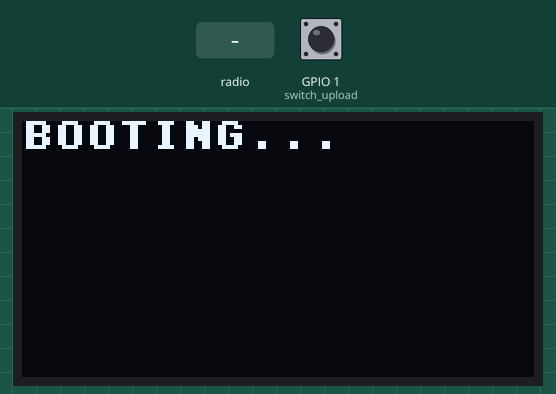
Simulated run of this program. Board: ESP32 board running MicroPython. Shown: 128×64 one-colour display. Inputs (shaded band) come from the test bench; at power-on: GPIO 1 (switch_upload) HIGH. Files the program writes start out absent; no radio messages arrive unless stated (any console line starting 'radio sent:' is added by the test bench); threads take turns every 2 ms; files that are not in the repository are absent; library files of the repository ran but are not shown: ssd1306.py; what the program prints to the serial console is not drawn.

Above: at 0.1 s.
At 2.7 s:
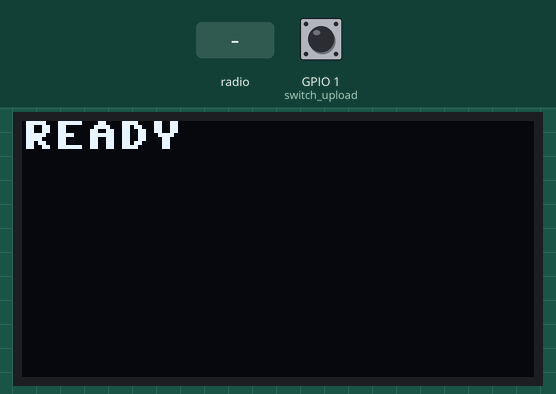
At 4.8 s:
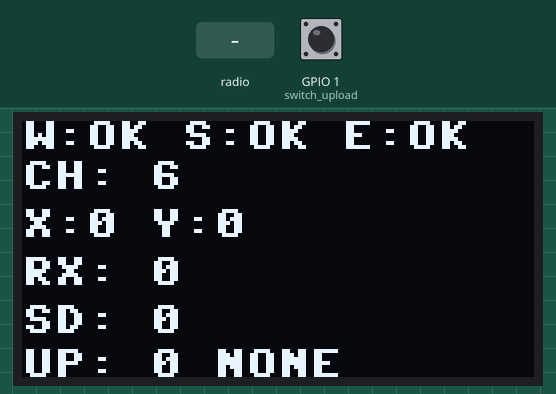
4.9 s: radio message "DISCOVER" arrives
Timing chart, 0 to 7.9 s (numbered marks = the images above; inputs shaded):
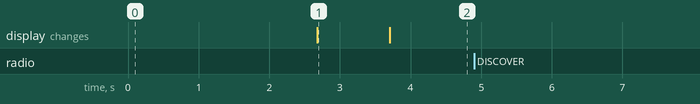

The program:

master.py
```python
from machine import Pin, I2C, SDCard
import network
import espnow
import struct
import urequests
import ssd1306
import os
import gc
import _thread

from wifi_manager import WifiManager
from utime import sleep, ticks_ms, ticks_diff

# =========================================================
# CONFIG
# =========================================================
SUPABASE_URL = "https://paflyeftbszzjhkivmnh.supabase.co"
SUPABASE_TABLE = "sensor_data"
SUPABASE_KEY = "eyJhbGciOiJIUzI1NiIsInR5cCI6IkpXVCJ9.eyJpc3MiOiJzdXBhYmFzZSIsInJlZiI6InBhZmx5ZWZ0YnN6empoa2l2bW5oIiwicm9sZSI6InNlcnZpY2Vfcm9sZSIsImlhdCI6MTc3MDQwNjE1MiwiZXhwIjoyMDg1OTgyMTUyfQ.mb3XrnkYT0W2UIVEBkZjwkeTIeeKn2pVJIYRV2KJv6o"

NODE_ID = "EPIC_NODE_01"
SENSOR_MAC = b'\xE0\x72\xA1\xFC\x45\xC8'

# =========================================================
# SWITCH CONFIG (GPIO 1 a GND)
# =========================================================
switch_upload = Pin(1, Pin.IN, Pin.PULL_UP)

# =========================================================
# OLED
# =========================================================
i2c = I2C(0, scl=Pin(41), sda=Pin(42))
oled = ssd1306.SSD1306_I2C(128, 64, i2c)
oled.write_cmd(0XA0)
oled.write_cmd(0XC0)

def screen(lines):
    oled.fill(0)
    for i, l in enumerate(lines):
        oled.text(str(l), 0, i * 10)
    oled.show()

# =========================================================
# VARIABLES GLOBALES
# =========================================================
wifi_ok = False
sd_ok = False
espnow_ok = False

wifi_ip = "0.0.0.0"
wifi_ch = 0

last_x, last_y, last_z = 0, 0, 0
packet_count = 0
saved_count = 0
upload_ok = 0
upload_fail = 0
rx_count = 0
sd_saved_count = 0
upload_count = 0
MAX_BUFFER = 500
recording_enabled = False

last_upload_status = "NONE"
last_batch_upload = ticks_ms()

# BUFFER EN RAM
data_buffer = []
buffer_lock = _thread.allocate_lock()

UPLOAD_BATCH_SIZE = 50
upload_request = False
state_lock = _thread.allocate_lock()

# =========================================================
# FUNCIONES DEL PUNTERO
# =========================================================
def cargar_estado():
    estado = {"rx":0, "sd":0, "upload":0}
    try:
        with open("/sd/estado.txt", "r") as f:
            for line in f:
                k,v = line.strip().split(":")
                estado[k] = int(v)
    except:
        pass
    return estado


def guardar_estado():
    try:
        with open("/sd/estado.txt", "w") as f:
            f.write("rx:" + str(rx_count) + "\n")
            f.write("sd:" + str(sd_saved_count) + "\n")
            f.write("upload:" + str(upload_count) + "\n")
    except Exception as e:
        print("STATE SAVE ERROR", e)

# =========================================================
# WIFI, SD & ESPNOW INIT
# =========================================================
WIFI_SSID = "ProyectoEpic"
WIFI_PASSWORD = "ProyectoEpic2026"
wm = WifiManager(ssid=WIFI_SSID, password=WIFI_PASSWORD, oled=oled)

def init_wifi():
    global wifi_ok, wifi_ip, wifi_ch
    try:
        wm.connect()
        t = 0
        while not wm.is_connected() and t < 15:
            screen(["WIFI CONNECT", "Retrying: " + str(t)])
            sleep(1)
            t += 1
        if wm.is_connected():
            wifi_ok = True
            wifi_ip = wm.wlan_sta.ifconfig()[0]
            wifi_ch = wm.wlan_sta.config("channel")
            print("WIFI OK | IP:", wifi_ip, "| CH:", wifi_ch)
        else:
            wifi_ok = False
            print("WIFI FAILED - Modo Offline")
    except Exception as e:
        wifi_ok = False
        print("WIFI ERROR:", e)

def init_sd():
    global sd_ok
    try:
        sd = SDCard(slot=0, width=1, cmd=Pin(38), sck=Pin(39), data=[Pin(40)])
        os.mount(sd, "/sd")
        if "data.csv" not in os.listdir("/sd"):
            with open("/sd/data.csv", "w") as f:
                f.write("t,x,y,z\n")
        sd_ok = True
        print("SD OK")
    except Exception as e:
        sd_ok = False
        print("SD ERROR:", e)

def init_state():
    global rx_count, sd_saved_count, upload_count
    estado = cargar_estado()
    rx_count = estado["rx"]
    sd_saved_count = estado["sd"]
    upload_count = estado["upload"]

def init_espnow():
    global en, espnow_ok
    try:
        en = espnow.ESPNow()
        en.active(True)
        en.add_peer(SENSOR_MAC)
        espnow_ok = True
        print("ESPNOW OK")
    except Exception as e:
        espnow_ok = False
        print("ESPNOW ERROR:", e)

# =========================================================
# BATCH UPLOAD CON PUNTERO
# =========================================================
def upload_batch():
    global upload_ok, upload_fail, last_upload_status, upload_count
    if not wifi_ok or not sd_ok: return

    r = None
    try:
        lines = []

        with open("/sd/data.csv", "r") as f:
            # Skip header
            header = f.readline()
            # Skip lines up to upload_count
            for _ in range(upload_count):
                if not f.readline():
                    break

            for _ in range(UPLOAD_BATCH_SIZE):
                line = f.readline()
                if not line:
                    break
                lines.append(line)

        if len(lines) == 0:
            return

        payload = []
        for line in lines:
            try:
                t, x, y, z = line.strip().split(",")
                payload.append({
                    "node_id": NODE_ID,
                    "x_raw": int(x),
                    "y_raw": int(y),
                    "z_raw": int(z),
                    "sensor_timestamp_ms": int(t)
                })
            except: pass

        if len(payload) == 0:
            return

        url = SUPABASE_URL + "/rest/v1/" + SUPABASE_TABLE
        headers = {
            "Content-Type": "application/json",
            "apikey": SUPABASE_KEY,
            "Authorization": "Bearer " + SUPABASE_KEY,
            "Prefer": "return=minimal"
        }

        r = urequests.post(url, json=payload, headers=headers, timeout=2)

        if r.status_code in [200, 201]:
            upload_count += len(payload)
            upload_ok += len(payload)
            last_upload_status = "OK"
            guardar_estado()
        else:
            upload_fail += len(payload)
            last_upload_status = f"F:{r.status_code}"

    except Exception as e:
        upload_fail += 1
        last_upload_status = "TIMEOUT"
        print("HTTP TIMEOUT/ERROR:", e)
    finally:
        if r is not None:
            try: r.close()
            except: pass
        gc.collect()

def upload_thread():
    global upload_request
    while True:
        if upload_request:
            upload_request = False
            try:
                upload_batch()
            except Exception as e:
                print("UPLOAD THREAD ERROR", e)
        sleep(1)

# =========================================================
# HILO SECUNDARIO (SD, OLED REORGANIZADO, CLOUD)
# =========================================================
def background_thread():
    global saved_count, last_batch_upload, upload_request, recording_enabled, temp_buffer, sd_saved_count
    while True:
        # 1. Refrescar Display Reorganizado
        str_w = "OK" if wifi_ok else "NO"
        str_sd = "OK" if sd_ok else "NO"
        str_e = "OK" if espnow_ok else "NO"

        oled.fill(0)
        # Estados y Canal
        oled.text(f"W:{str_w} S:{str_sd} E:{str_e}", 0, 0)
        oled.text(f"CH: {wifi_ch}", 0, 10)
        if recording_enabled:
            oled.text("REC", 100, 10)

        # Ejes X e Y
        oled.text(f"X:{last_x} Y:{last_y}", 0, 22)

        # Contadores con más espacio para no saturar el final
        oled.text(f"RX: {rx_count}", 0, 34)
        oled.text(f"SD: {sd_saved_count}", 0, 46)
        oled.text(f"UP: {upload_ok} {last_upload_status}", 0, 57)

        oled.show()

        # 2. Vaciar el Buffer de RAM hacia la SD
        if len(data_buffer) > 0:
            with buffer_lock:
                temp_buffer = list(data_buffer)
                data_buffer.clear()

            if sd_ok and recording_enabled:
                try:
                    with open("/sd/data.csv", "a") as f:
                        for sample in temp_buffer:
                            f.write("{},{},{},{}\n".format(sample[0], sample[1], sample[2], sample[3]))
                    saved_count += len(temp_buffer)
                    sd_saved_count += len(temp_buffer)
                    guardar_estado()
                except Exception as e:
                    print("SD WRITE ERROR:", e)

        # 3. Subida a Internet cada 5 segundos
        if ticks_diff(ticks_ms(), last_batch_upload) > 5000:
            last_batch_upload = ticks_ms()
            if switch_upload.value() == 0:
                upload_request = True

        sleep(0.05)

# =========================================================
# MAIN INITIALIZATION
# =========================================================
screen(["BOOTING..."])
sleep(1)
init_wifi()
init_sd()
init_state()
init_espnow()
screen(["READY"])
sleep(1)

_thread.start_new_thread(background_thread, ())
_thread.start_new_thread(upload_thread, ())

# =========================================================
# LOOP PRINCIPAL: CORE 0 RECEPTOR (128Hz)
# =========================================================
print("CORE 0 ESCUCHANDO ESP-NOW...")

while True:
    if en.any():
        try:
            host, msg = en.recv(10)
            if msg:
                if msg == b"DISCOVER":
                    answer = f"ACK:{wifi_ch}".encode()
                    en.send(host, answer)
                    continue

                x, y, z = struct.unpack("iii", msg)
                last_x, last_y, last_z = x, y, z
                packet_count += 1
                rx_count += 1
                if rx_count % 100 == 0:
                    guardar_estado()
                recording_enabled = (switch_upload.value() == 0)

                if recording_enabled:
                    with buffer_lock:
                        if len(data_buffer) < MAX_BUFFER:
                            data_buffer.append((ticks_ms(), x, y, z))

                if packet_count % 500 == 0:
                    print(f"Packets Recv: {packet_count} | Saved SD: {saved_count}")
        except OSError:
            pass
    sleep(0.001)
```

Measured:
- after the input at 4.9 s, every drawn part: stays the same
- what the display in image 1 shows lasts 1.0 s, from 2.7 s to 3.7 s
